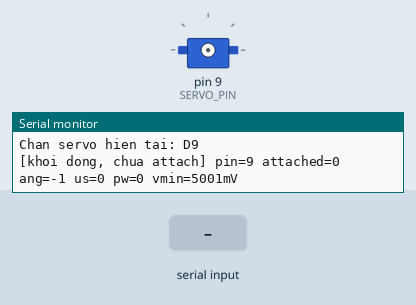
This sketch was run on a simulated Arduino Uno, built with avr-gcc and run on an emulated ATmega328P. On the bench: servo, the last lines printed to the serial monitor. The inputs (shaded band) are chosen by the test bench.

Above: at 1.9 s.
2.0 s: "s\n" received over Serial
At 3.9 s:
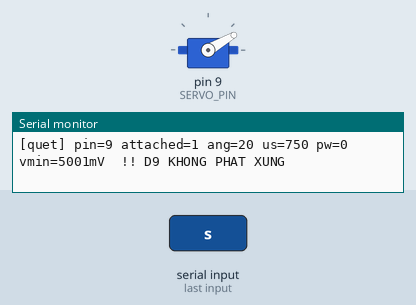
At 13.6 s:
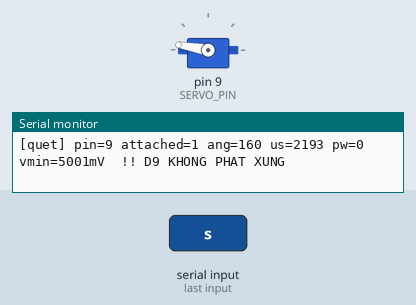
Timing chart, 0 to 20.0 s (numbered marks = the images above; inputs shaded):
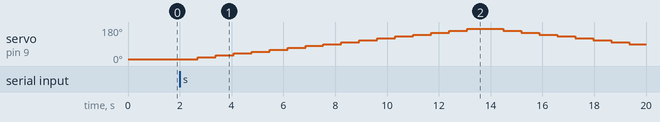

Measured:
- after the input at 2.0 s, servo on pin 9 (SERVO_PIN): rises from 10° to 170° in 10.4 s, then falls to 90° in 6.3 s

The sketch:

servo_test.ino
```cpp
/*
 * SERVO TEST - chi co servo, khong SoftwareSerial / cam bien / LCD.
 * Serial Monitor 9600 baud, line ending "Newline" (hoac "Both NL & CR").
 *
 * Noi day:  servo NAU -> GND   servo DO -> 5V   servo CAM -> D9
 *
 * Lenh:
 *   0..180   quay toi goc do (vd: 10, 90, 100)
 *   o        mo  (100 do)
 *   c        dong (10 do)
 *   s        quet 10 -> 170 -> 10, buoc 10 do
 *   l        lap mo/dong 5 lan (moi 1.5 s)
 *   a        attach (bat xung D9)
 *   d        detach (tat xung D9 -> servo phai dung yen)
 *   p        do xung thuc te tren D9
 *   v        do dien ap nguon 5V cua Arduino
 *   pin13    doi chan servo sang D13 (vd pin13, pin12, pin15 = A1) - doi day CAM theo
 *   h        in lai huong dan
 *
 * Moi lenh in log: goc, xung lenh (us), xung do duoc (pw), Vcc (mV).
 */
#include <Servo.h>

byte SERVO_PIN = 9;   // doi bang lenh pinN
const int OPEN_DEG = 100, CLOSED_DEG = 10;

Servo sv;
String buf;

long readVcc() {                       // mV, dung dien ap chuan noi 1.1V
  ADMUX = _BV(REFS0) | _BV(MUX3) | _BV(MUX2) | _BV(MUX1);
  delay(2);
  ADCSRA |= _BV(ADSC);
  while (bit_is_set(ADCSRA, ADSC));
  long r = ADCL;
  r |= ADCH << 8;
  return r ? 1125300L / r : 0;
}

unsigned long measurePulse() {         // 0 = D9 khong phat xung
  unsigned long pw = 0;
  for (byte i = 0; i < 3 && pw == 0; i++) pw = pulseIn(SERVO_PIN, HIGH, 25000UL);
  return pw;
}

void status(const char *what) {
  long vmin = readVcc();
  unsigned long pw = sv.attached() ? measurePulse() : 0;
  // theo doi Vcc thap nhat trong 600 ms servo dang quay
  unsigned long t = millis();
  while (millis() - t < 600) { long v = readVcc(); if (v && v < vmin) vmin = v; }
  Serial.print(F("[")); Serial.print(what); Serial.print(F("] pin=")); Serial.print(SERVO_PIN); Serial.print(F(" "));
  Serial.print(F("attached=")); Serial.print(sv.attached() ? 1 : 0);
  Serial.print(F(" ang=")); Serial.print(sv.attached() ? sv.read() : -1);
  Serial.print(F(" us=")); Serial.print(sv.attached() ? sv.readMicroseconds() : 0);
  Serial.print(F(" pw=")); Serial.print(pw);
  Serial.print(F(" vmin=")); Serial.print(vmin);
  Serial.print(F("mV"));
  if (sv.attached() && pw == 0) Serial.print(F("  !! D9 KHONG PHAT XUNG"));
  if (vmin && vmin < 4500) Serial.print(F("  !! NGUON YEU (<4.5V)"));
  Serial.println();
}

void goTo(int deg, const char *what) {
  if (!sv.attached()) sv.attach(SERVO_PIN);
  sv.write(constrain(deg, 0, 180));
  status(what);
}

void help() {
  Serial.println(F("=== SERVO TEST (D9) ==="));
  Serial.println(F("0..180 = goc | o = mo 100 | c = dong 10 | s = quet | l = lap 5 lan"));
  Serial.println(F("a = attach | d = detach | p = do xung | v = do Vcc | h = huong dan"));
  Serial.println(F("pin13 = doi chan servo sang D13 (A1=15, A2=16, A3=17)"));
  Serial.print(F("Chan servo hien tai: D")); Serial.println(SERVO_PIN);
}

void handle(String c) {
  c.trim();
  c.toLowerCase();
  if (c.length() == 0) return;
  if (c.startsWith("pin")) {
    int np = c.substring(3).toInt();
    if (np < 2 || np > 17) { Serial.println(F("Chan hop le: 2..13 hoac 14..17 (A0..A3)")); return; }
    if (sv.attached()) sv.detach();
    digitalWrite(SERVO_PIN, LOW);
    SERVO_PIN = np;
    pinMode(SERVO_PIN, OUTPUT);
    digitalWrite(SERVO_PIN, LOW);
    Serial.print(F("Da doi sang chan ")); Serial.print(SERVO_PIN);
    Serial.println(F(" -> rut day CAM cam sang chan nay roi go c / o"));
    return;
  }
  if (isDigit(c[0]))      goTo(c.toInt(), "goc");
  else if (c == "o")      goTo(OPEN_DEG, "mo");
  else if (c == "c")      goTo(CLOSED_DEG, "dong");
  else if (c == "s") {
    for (int d = 10; d <= 170; d += 10) { goTo(d, "quet"); }
    for (int d = 170; d >= 10; d -= 10) { goTo(d, "quet"); }
  }
  else if (c == "l") {
    for (byte i = 0; i < 5; i++) { goTo(OPEN_DEG, "lap-mo"); delay(900); goTo(CLOSED_DEG, "lap-dong"); delay(900); }
  }
  else if (c == "a")      { sv.attach(SERVO_PIN); status("attach"); }
  else if (c == "d")      { sv.detach(); status("detach (servo phai dung yen)"); }
  else if (c == "p")      status("do xung");
  else if (c == "v")      status("do Vcc");
  else if (c == "h")      help();
  else { Serial.print(F("Lenh la: ")); Serial.println(c); help(); }
}

void setup() {
  Serial.begin(9600);
  pinMode(SERVO_PIN, OUTPUT);
  digitalWrite(SERVO_PIN, LOW);
  help();
  status("khoi dong, chua attach");
}

void loop() {
  while (Serial.available()) {
    char ch = Serial.read();
    if (ch == '\n' || ch == '\r') { if (buf.length()) handle(buf); buf = ""; }
    else if (buf.length() < 16) buf += ch;
  }
}
```
